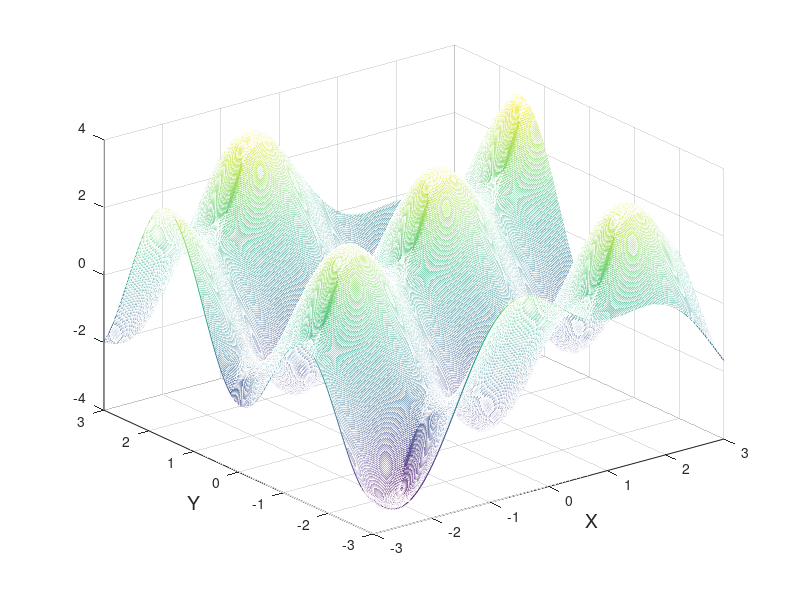
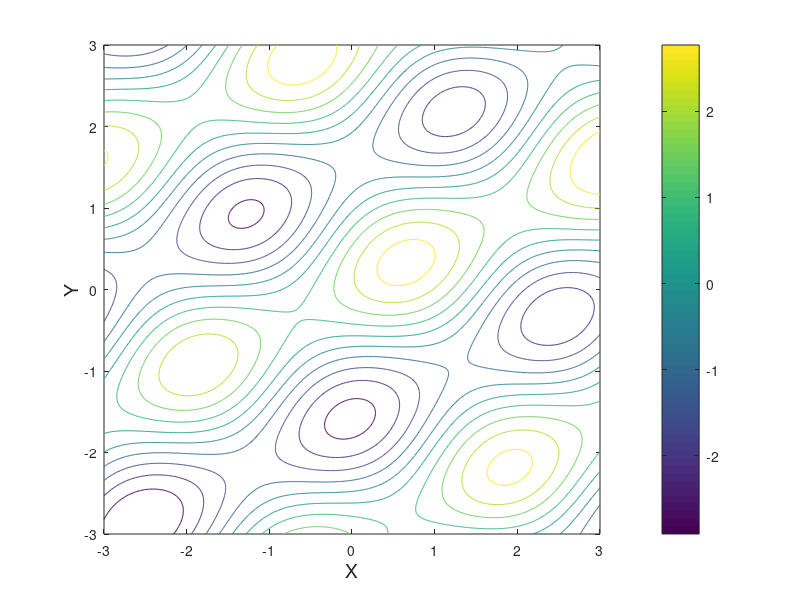
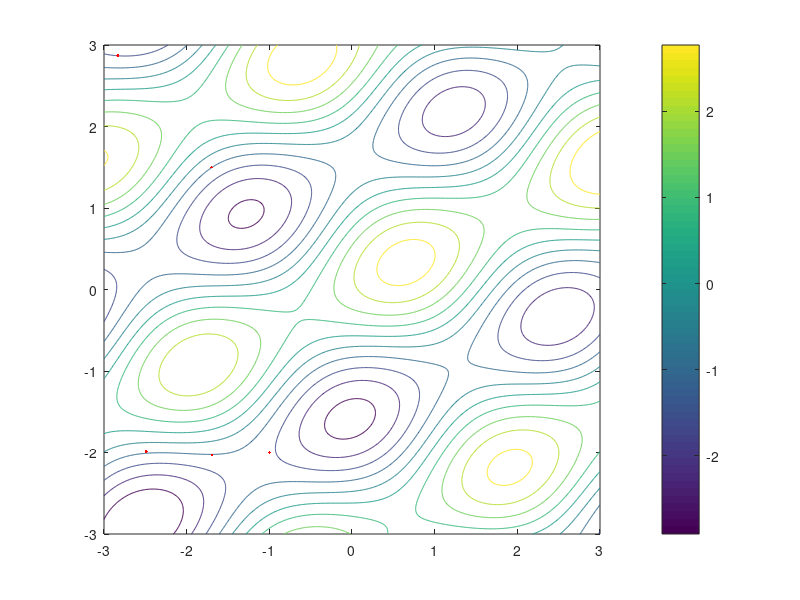

These figures' MATLAB source, in order:
clear all; close all;
h = inline('sin(2*x+y)+2.*cos(x-2*y)+0.1*(x+y)','x','y');
dhx = inline('2*cos(2*x+y)-2*sin(x-2*y)+0.1','x','y');
dhy = inline('cos(2*x+y)+4*sin(x-2*y)+0.1','x','y');

x = -3:0.01:3;
y = -3:0.01:3;
 
for i=1:length(x)
    z(:,i)=h(x(i),y);
end

figure(1);
mesh(x,y,z);
xlabel('X','fontsize',14);
ylabel('Y','fontsize',14);

figure(2);
contour(x,y,z);
xlabel('X','fontsize',14);
ylabel('Y','fontsize',14);
colorbar;


alpha = 1;
%try initial point
theta(:,:,1) = [-1,-2];
h_value(1) = h(theta(1,1,1),theta(1,2,1));
 
for i = 2:100
    theta(:,:,i) = theta(:,:,i-1) + alpha*[dhx(theta(1,1,i-1),theta(1,2,i-1)),dhy(theta(1,1,i-1),theta(1,2,i-1))];
    h_value(i) = h(theta(1,1,i),theta(1,2,i));
end;
   
%display them
figure(3);
[X,Y] = meshgrid(x,y);
Z=h(X,Y);
contour(X,Y,Z); 
colorbar; 

hold on;
for i=1:100
plot(theta(1,1,i),theta(1,2,i),'r.');
hold on;
end;
